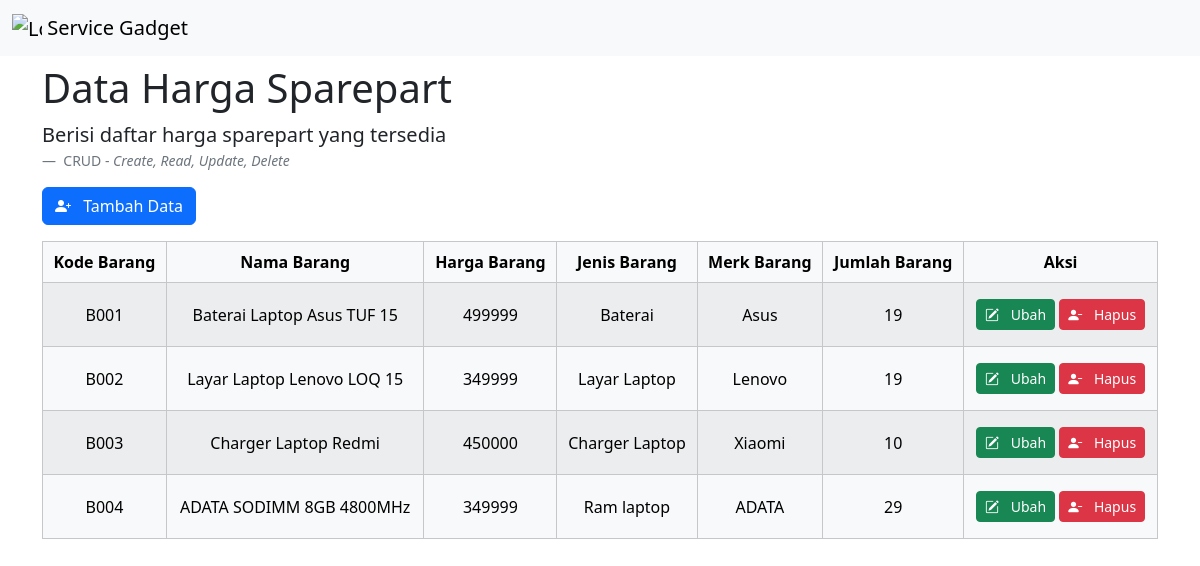
Before: /form_sparepart.php with the older database file.
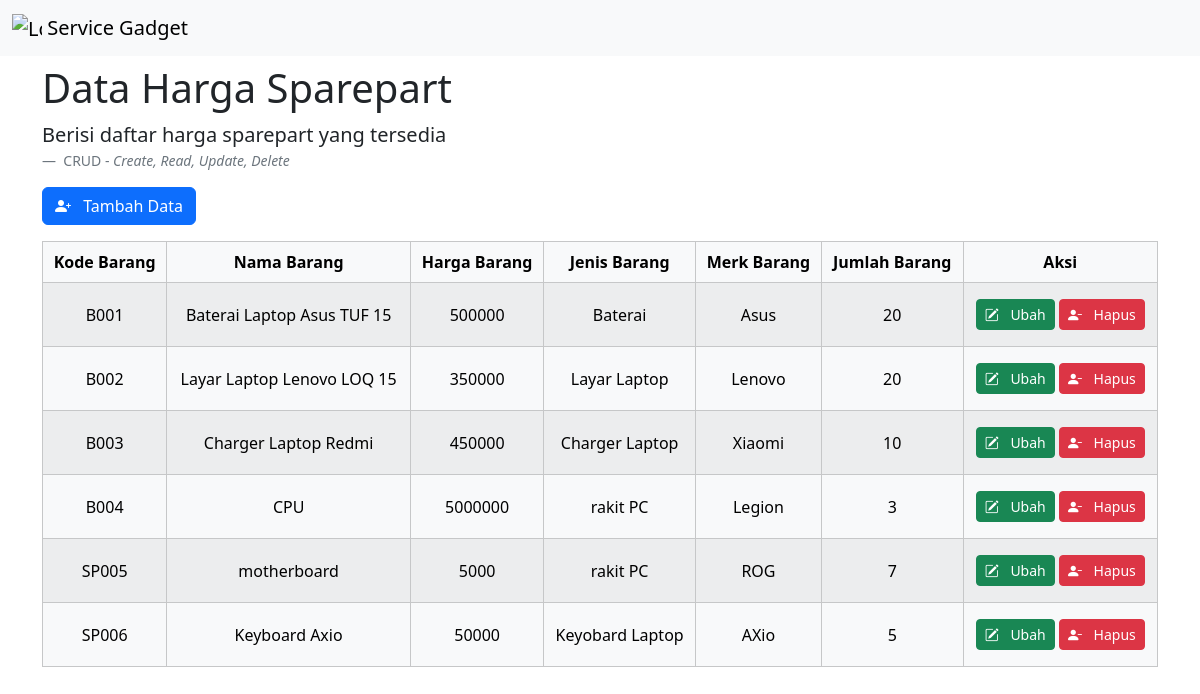
After: the same page with the newer database file.
### tables this page shows
CREATE TABLE `sparepart` (
  `kd_barang` char(10) NOT NULL,
  `nama_barang` varchar(255) NOT NULL,
  `harga_barang` mediumint(9) NOT NULL,
  `jenis_barang` varchar(255) NOT NULL,
  `merk_barang` varchar(255) NOT NULL,
  `jumlah_barang` smallint(6) NOT NULL
);

### form_sparepart.php (the view, shortened to what this page needs)
<?php
include 'koneksi.php';
$query = "SELECT * FROM sparepart;";
$sql = mysqli_query($conn, $query) or die(mysqli_error($conn));
?>
<!DOCTYPE html>
<html lang="en">
<head>
    <link href="css/bootstrap.min.css" rel="stylesheet">
    <link rel="stylesheet" href="icons/bootstrap-icons.min.css">
    <link rel="stylesheet" href="styles.css">
</head>
<body class="pt-5">
    <nav class="navbar fixed-top bg-body-tertiary">
        <div class="container-fluid">
            <a class="navbar-brand" href="#">
                <img src="img/menu_logo.png" alt="Logo" width="30" height="24" class="d-inline-block align-text-top">
                Service Gadget
            </a>
        </div>
    </nav>
    <div class="container">
        <h1 class="mt-3">Data Harga Sparepart</h1>
        <figure>
            <blockquote class="blockquote">
                <p>Berisi daftar harga sparepart yang tersedia</p>
            </blockquote>
            <figcaption class="blockquote-footer">
                CRUD - <cite title="Source Title">Create, Read, Update, Delete</cite>
            </figcaption>
        </figure>
        <a href="kelola.php?tambah=sparepart" type="button" class="btn btn-primary mb-3">
            <i class="bi bi-person-plus-fill me-2"></i>
                Tambah Data
            </a>
        <div class="table-responsive">
            <table class="table table-light table-striped table-hover table-bordered align-middle">
                <thead class="text-center align-middle">
                    <tr>
                        <th>Kode Barang</th>
                        <th>Nama Barang</th>
                        <th>Harga Barang</th>
                        <th>Jenis Barang</th>
                        <th>Merk Barang</th>
                        <th>Jumlah Barang</th>
                        <th>Aksi</th>
                    </tr>
                </thead>
                <tbody class="text-center">
                    <?php while ($hasil = mysqli_fetch_assoc($sql)): ?>
                        <tr>
                            <td>
                                <?= $hasil['kd_barang']; ?>
                            </td>
                            <td>
                                <?= $hasil['nama_barang']; ?>
                            </td>
                            <td>
                                <?= $hasil['harga_barang']; ?>
                            </td>
                            <td>
                                <?= $hasil['jenis_barang']; ?>
                            </td>
                            <td>
                                <?= $hasil['merk_barang']; ?>
                            </td>
                            <td>
                                <?= $hasil['jumlah_barang']; ?>
                            </td>
                            <td>
                                <a href="kelola.php?tombol=ubahSparepart&ubah=<?= $hasil['kd_barang']; ?>" type="button"
                                    class="btn btn-success btn-sm mb-2 mt-2">
                                    <i class="bi bi-pencil-square me-2"></i>
                                    Ubah
                                </a>
                                <a href="proses.php?hapusSparepart=<?= $hasil['kd_barang']; ?>" type="button"
                                    class="btn btn-danger btn-sm mb-2 mt-2" onclick="return confirm('Apakah Anda yakin ingin menghapus data ini?')">
                                    <i class="bi bi-person-dash-fill me-2"></i>
                                        Hapus
                                    </a>
                            </td>
                        </tr>
                    <?php endwhile; ?>
                </tbody>
            </table>
        </div>
    </div>
</body>
</html>

Changed rows visible on the page:
changed sparepart "Baterai Laptop Asus TUF 15": harga_barang "499999" → "500000"; jumlah_barang "19" → "20"
changed sparepart "Layar Laptop Lenovo LOQ 15": harga_barang "349999" → "350000"; jumlah_barang "19" → "20"
changed sparepart "B004": nama_barang "ADATA SODIMM 8GB 4800MHz" → "CPU"; harga_barang "349999" → "5000000"; jenis_barang "Ram laptop" → "rakit PC"; merk_barang "ADATA" → "Legion"; jumlah_barang "29" → "3"
added sparepart: kd_barang "SP005", nama_barang "motherboard", harga_barang "5000", jenis_barang "rakit PC", merk_barang "ROG", jumlah_barang "7"
added sparepart: kd_barang "SP006", nama_barang "Keyboard Axio", harga_barang "50000", jenis_barang "Keyobard Laptop", merk_barang "AXio", jumlah_barang "5"
